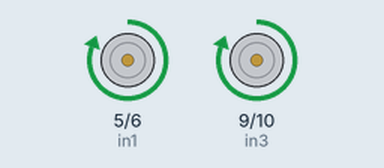
Simulated run of this sketch. Board: Arduino Uno, built with avr-gcc and run on an emulated ATmega328P. On the bench: motor-driver pin pairs drawn as motors (green arrow = first pin HIGH = forward, orange = second pin HIGH = backward, longer = more drive).

Above: at 1.0 s.
At 3.0 s:
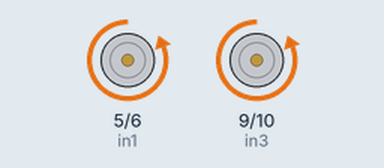
At 4.5 s:
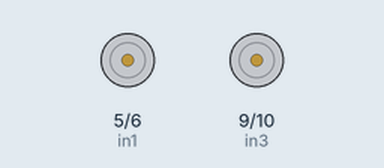
Timing chart, 0 to 6.5 s (numbered marks = the images above):
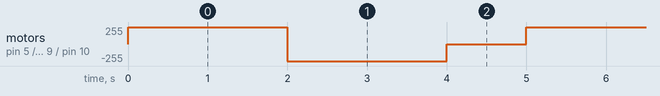

The sketch:

Motor_Driver__L293D_.ino
```cpp
/* PHOTONTECH */
/*
  Motor Sürücü Test Uygulaması

  Motorlar ileri ve geri yönde hareket edecekler.

  Bu örnek kod PHOTONTECH tarafından kamuya sunulmuştur.
  https://github.com/GitPhotontech/Photontech_Tron

*/

// Motor 1 pinleri
int in1 = 5;
int in2 = 6;
// Motor 2 pinleri
int in3 = 9;
int in4 = 10;

void setup() {
	// Tüm çıkışlar set edildi
	pinMode(in1, OUTPUT);
	pinMode(in2, OUTPUT);
	pinMode(in3, OUTPUT);
	pinMode(in4, OUTPUT);

	// Başlangıçta motorlar çalıştırılmıyor.
	digitalWrite(in1, LOW);
	digitalWrite(in2, LOW);
	digitalWrite(in3, LOW);
	digitalWrite(in4, LOW);
}

void loop() {
	directionControl();
}

// Motor yön fonksiyonu
void directionControl() {

	// 1 ve 2.inci motorlar döndürülüyor
	digitalWrite(in1, HIGH);
	digitalWrite(in2, LOW);
	digitalWrite(in3, HIGH);
	digitalWrite(in4, LOW);
	delay(2000);

	// Şimdi yönlerini değiştiriyoruz.
	digitalWrite(in1, LOW);
	digitalWrite(in2, HIGH);
	digitalWrite(in3, LOW);
	digitalWrite(in4, HIGH);
	delay(2000);

	// Motorları durdurduk.
	digitalWrite(in1, LOW);
	digitalWrite(in2, LOW);
	digitalWrite(in3, LOW);
	digitalWrite(in4, LOW);
	delay(1000);
}
```

Measured:
- by itself, motor on pin 5 (in1) / pin 6 (in2), motor on pin 9 (in3) / pin 10 (in4): repeats every 5.0 s: backward 255/255 2.0 s, stopped 1.0 s, forward 255/255 2.0 s
